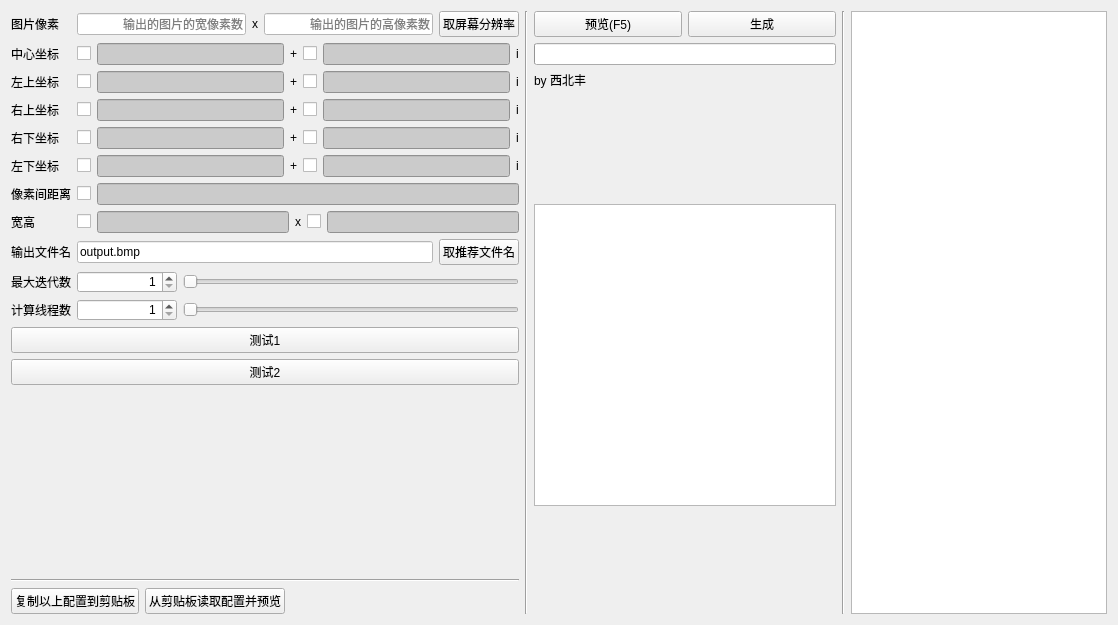
<?xml version="1.0" encoding="UTF-8"?>
<ui version="4.0">
 <class>MainWindow</class>
 <widget class="QMainWindow" name="MainWindow">
  <property name="geometry">
   <rect>
    <x>0</x>
    <y>0</y>
    <width>1118</width>
    <height>625</height>
   </rect>
  </property>
  <property name="sizeIncrement">
   <size>
    <width>100</width>
    <height>100</height>
   </size>
  </property>
  <property name="windowTitle">
   <string>Mandelbrot集浏览器</string>
  </property>
  <property name="styleSheet">
   <string notr="true">QLineEdit:read-only {
	background-color: rgb(203, 203, 203);
}

QLineEdit:editable {
	background-color: rgb(255, 255, 255);
}
</string>
  </property>
  <widget class="QWidget" name="centralWidget">
   <layout class="QHBoxLayout" name="horizontalLayout_27">
    <item>
     <layout class="QVBoxLayout" name="verticalLayout_4">
      <item>
       <layout class="QFormLayout" name="formLayout">
        <item row="0" column="0">
         <widget class="QLabel" name="pixelLabel_2">
          <property name="text">
           <string>图片像素</string>
          </property>
         </widget>
        </item>
        <item row="0" column="1">
         <layout class="QHBoxLayout" name="horizontalLayout_21">
          <item>
           <layout class="QHBoxLayout" name="horizontalLayout_20">
            <item>
             <widget class="QLineEdit" name="widthPixelLineEdit">
              <property name="minimumSize">
               <size>
                <width>0</width>
                <height>20</height>
               </size>
              </property>
              <property name="alignment">
               <set>Qt::AlignRight|Qt::AlignTrailing|Qt::AlignVCenter</set>
              </property>
              <property name="placeholderText">
               <string>输出的图片的宽像素数</string>
              </property>
             </widget>
            </item>
            <item>
             <widget class="QLabel" name="plusLabel_6">
              <property name="text">
               <string>x</string>
              </property>
              <property name="alignment">
               <set>Qt::AlignCenter</set>
              </property>
             </widget>
            </item>
            <item>
             <widget class="QLineEdit" name="heightPixelLineEdit">
              <property name="minimumSize">
               <size>
                <width>0</width>
                <height>20</height>
               </size>
              </property>
              <property name="alignment">
               <set>Qt::AlignRight|Qt::AlignTrailing|Qt::AlignVCenter</set>
              </property>
              <property name="placeholderText">
               <string>输出的图片的高像素数</string>
              </property>
             </widget>
            </item>
           </layout>
          </item>
          <item>
           <widget class="QPushButton" name="getScreenSizePushButton">
            <property name="text">
             <string>取屏幕分辨率</string>
            </property>
           </widget>
          </item>
         </layout>
        </item>
        <item row="1" column="0">
         <widget class="QLabel" name="centerLabel">
          <property name="text">
           <string>中心坐标</string>
          </property>
         </widget>
        </item>
        <item row="1" column="1">
         <layout class="QHBoxLayout" name="horizontalLayout_4">
          <item>
           <layout class="QHBoxLayout" name="horizontalLayout">
            <item>
             <widget class="QCheckBox" name="centerRealCheckBox">
              <property name="text">
               <string/>
              </property>
             </widget>
            </item>
            <item>
             <widget class="QLineEdit" name="centerRealLineEdit">
              <property name="minimumSize">
               <size>
                <width>100</width>
                <height>20</height>
               </size>
              </property>
              <property name="alignment">
               <set>Qt::AlignRight|Qt::AlignTrailing|Qt::AlignVCenter</set>
              </property>
              <property name="readOnly">
               <bool>true</bool>
              </property>
             </widget>
            </item>
           </layout>
          </item>
          <item>
           <widget class="QLabel" name="plusLabel_1">
            <property name="text">
             <string>+</string>
            </property>
            <property name="alignment">
             <set>Qt::AlignCenter</set>
            </property>
           </widget>
          </item>
          <item>
           <layout class="QHBoxLayout" name="horizontalLayout_2">
            <item>
             <widget class="QCheckBox" name="centerImagCheckBox">
              <property name="text">
               <string/>
              </property>
             </widget>
            </item>
            <item>
             <widget class="QLineEdit" name="centerImagLineEdit">
              <property name="minimumSize">
               <size>
                <width>100</width>
                <height>20</height>
               </size>
              </property>
              <property name="alignment">
               <set>Qt::AlignRight|Qt::AlignTrailing|Qt::AlignVCenter</set>
              </property>
              <property name="readOnly">
               <bool>true</bool>
              </property>
             </widget>
            </item>
           </layout>
          </item>
          <item>
           <widget class="QLabel" name="iLabel_1">
            <property name="text">
             <string>i</string>
            </property>
            <property name="alignment">
             <set>Qt::AlignCenter</set>
            </property>
           </widget>
          </item>
         </layout>
        </item>
        <item row="2" column="0">
         <widget class="QLabel" name="LULabel">
          <property name="text">
           <string>左上坐标</string>
          </property>
         </widget>
        </item>
        <item row="2" column="1">
         <layout class="QHBoxLayout" name="horizontalLayout_5">
          <item>
           <layout class="QHBoxLayout" name="horizontalLayout_6">
            <item>
             <widget class="QCheckBox" name="LURealCheckBox">
              <property name="text">
               <string/>
              </property>
             </widget>
            </item>
            <item>
             <widget class="QLineEdit" name="LURealLineEdit">
              <property name="minimumSize">
               <size>
                <width>0</width>
                <height>20</height>
               </size>
              </property>
              <property name="alignment">
               <set>Qt::AlignRight|Qt::AlignTrailing|Qt::AlignVCenter</set>
              </property>
              <property name="readOnly">
               <bool>true</bool>
              </property>
             </widget>
            </item>
           </layout>
          </item>
          <item>
           <widget class="QLabel" name="plusLabel_2">
            <property name="text">
             <string>+</string>
            </property>
            <property name="alignment">
             <set>Qt::AlignCenter</set>
            </property>
           </widget>
          </item>
          <item>
           <layout class="QHBoxLayout" name="horizontalLayout_7">
            <item>
             <widget class="QCheckBox" name="LUImagCheckBox">
              <property name="text">
               <string/>
              </property>
             </widget>
            </item>
            <item>
             <widget class="QLineEdit" name="LUImagLineEdit">
              <property name="minimumSize">
               <size>
                <width>0</width>
                <height>20</height>
               </size>
              </property>
              <property name="alignment">
               <set>Qt::AlignRight|Qt::AlignTrailing|Qt::AlignVCenter</set>
              </property>
              <property name="readOnly">
               <bool>true</bool>
              </property>
             </widget>
            </item>
           </layout>
          </item>
          <item>
           <widget class="QLabel" name="iLabel_2">
            <property name="text">
             <string>i</string>
            </property>
            <property name="alignment">
             <set>Qt::AlignCenter</set>
            </property>
           </widget>
          </item>
         </layout>
        </item>
        <item row="3" column="0">
         <widget class="QLabel" name="RULabel">
          <property name="text">
           <string>右上坐标</string>
          </property>
         </widget>
        </item>
        <item row="3" column="1">
         <layout class="QHBoxLayout" name="horizontalLayout_8">
          <item>
           <layout class="QHBoxLayout" name="horizontalLayout_9">
            <item>
             <widget class="QCheckBox" name="RURealCheckBox">
              <property name="text">
               <string/>
              </property>
             </widget>
            </item>
            <item>
             <widget class="QLineEdit" name="RURealLineEdit">
              <property name="minimumSize">
               <size>
                <width>0</width>
                <height>20</height>
               </size>
              </property>
              <property name="alignment">
               <set>Qt::AlignRight|Qt::AlignTrailing|Qt::AlignVCenter</set>
              </property>
              <property name="readOnly">
               <bool>true</bool>
              </property>
             </widget>
            </item>
           </layout>
          </item>
          <item>
           <widget class="QLabel" name="plusLabel_3">
            <property name="text">
             <string>+</string>
            </property>
            <property name="alignment">
             <set>Qt::AlignCenter</set>
            </property>
           </widget>
          </item>
          <item>
           <layout class="QHBoxLayout" name="horizontalLayout_10">
            <item>
             <widget class="QCheckBox" name="RUImagCheckBox">
              <property name="text">
               <string/>
              </property>
             </widget>
            </item>
            <item>
             <widget class="QLineEdit" name="RUImagLineEdit">
              <property name="minimumSize">
               <size>
                <width>0</width>
                <height>20</height>
               </size>
              </property>
              <property name="alignment">
               <set>Qt::AlignRight|Qt::AlignTrailing|Qt::AlignVCenter</set>
              </property>
              <property name="readOnly">
               <bool>true</bool>
              </property>
             </widget>
            </item>
           </layout>
          </item>
          <item>
           <widget class="QLabel" name="iLabel_3">
            <property name="text">
             <string>i</string>
            </property>
            <property name="alignment">
             <set>Qt::AlignCenter</set>
            </property>
           </widget>
          </item>
         </layout>
        </item>
        <item row="4" column="0">
         <widget class="QLabel" name="RDLabel">
          <property name="text">
           <string>右下坐标</string>
          </property>
         </widget>
        </item>
        <item row="4" column="1">
         <layout class="QHBoxLayout" name="horizontalLayout_11">
          <item>
           <layout class="QHBoxLayout" name="horizontalLayout_12">
            <item>
             <widget class="QCheckBox" name="RDRealCheckBox">
              <property name="text">
               <string/>
              </property>
             </widget>
            </item>
            <item>
             <widget class="QLineEdit" name="RDRealLineEdit">
              <property name="minimumSize">
               <size>
                <width>0</width>
                <height>20</height>
               </size>
              </property>
              <property name="alignment">
               <set>Qt::AlignRight|Qt::AlignTrailing|Qt::AlignVCenter</set>
              </property>
              <property name="readOnly">
               <bool>true</bool>
              </property>
             </widget>
            </item>
           </layout>
          </item>
          <item>
           <widget class="QLabel" name="plusLabel_4">
            <property name="text">
             <string>+</string>
            </property>
            <property name="alignment">
             <set>Qt::AlignCenter</set>
            </property>
           </widget>
          </item>
          <item>
           <layout class="QHBoxLayout" name="horizontalLayout_13">
            <item>
             <widget class="QCheckBox" name="RDImagCheckBox">
              <property name="text">
               <string/>
              </property>
             </widget>
            </item>
            <item>
             <widget class="QLineEdit" name="RDImagLineEdit">
              <property name="minimumSize">
               <size>
                <width>0</width>
                <height>20</height>
               </size>
              </property>
              <property name="alignment">
               <set>Qt::AlignRight|Qt::AlignTrailing|Qt::AlignVCenter</set>
              </property>
              <property name="readOnly">
               <bool>true</bool>
              </property>
             </widget>
            </item>
           </layout>
          </item>
          <item>
           <widget class="QLabel" name="iLabel_4">
            <property name="text">
             <string>i</string>
            </property>
            <property name="alignment">
             <set>Qt::AlignCenter</set>
            </property>
           </widget>
          </item>
         </layout>
        </item>
        <item row="5" column="0">
         <widget class="QLabel" name="LDLabel">
          <property name="text">
           <string>左下坐标</string>
          </property>
         </widget>
        </item>
        <item row="5" column="1">
         <layout class="QHBoxLayout" name="horizontalLayout_14">
          <item>
           <layout class="QHBoxLayout" name="horizontalLayout_15">
            <item>
             <widget class="QCheckBox" name="LDRealCheckBox">
              <property name="text">
               <string/>
              </property>
             </widget>
            </item>
            <item>
             <widget class="QLineEdit" name="LDRealLineEdit">
              <property name="minimumSize">
               <size>
                <width>0</width>
                <height>20</height>
               </size>
              </property>
              <property name="alignment">
               <set>Qt::AlignRight|Qt::AlignTrailing|Qt::AlignVCenter</set>
              </property>
              <property name="readOnly">
               <bool>true</bool>
              </property>
             </widget>
            </item>
           </layout>
          </item>
          <item>
           <widget class="QLabel" name="plusLabel_5">
            <property name="text">
             <string>+</string>
            </property>
            <property name="alignment">
             <set>Qt::AlignCenter</set>
            </property>
           </widget>
          </item>
          <item>
           <layout class="QHBoxLayout" name="horizontalLayout_16">
            <item>
             <widget class="QCheckBox" name="LDImagCheckBox">
              <property name="text">
               <string/>
              </property>
             </widget>
            </item>
            <item>
             <widget class="QLineEdit" name="LDImagLineEdit">
              <property name="minimumSize">
               <size>
                <width>0</width>
                <height>20</height>
               </size>
              </property>
              <property name="alignment">
               <set>Qt::AlignRight|Qt::AlignTrailing|Qt::AlignVCenter</set>
              </property>
              <property name="readOnly">
               <bool>true</bool>
              </property>
             </widget>
            </item>
           </layout>
          </item>
          <item>
           <widget class="QLabel" name="iLabel_5">
            <property name="text">
             <string>i</string>
            </property>
            <property name="alignment">
             <set>Qt::AlignCenter</set>
            </property>
           </widget>
          </item>
         </layout>
        </item>
        <item row="6" column="0">
         <widget class="QLabel" name="pixelLabel">
          <property name="text">
           <string>像素间距离</string>
          </property>
         </widget>
        </item>
        <item row="6" column="1">
         <layout class="QHBoxLayout" name="horizontalLayout_3">
          <item>
           <widget class="QCheckBox" name="pixelCheckBox">
            <property name="text">
             <string/>
            </property>
            <property name="checked">
             <bool>false</bool>
            </property>
           </widget>
          </item>
          <item>
           <widget class="QLineEdit" name="pixelLineEdit">
            <property name="minimumSize">
             <size>
              <width>0</width>
              <height>20</height>
             </size>
            </property>
            <property name="alignment">
             <set>Qt::AlignRight|Qt::AlignTrailing|Qt::AlignVCenter</set>
            </property>
            <property name="readOnly">
             <bool>true</bool>
            </property>
           </widget>
          </item>
         </layout>
        </item>
        <item row="7" column="0">
         <widget class="QLabel" name="WHLabel">
          <property name="text">
           <string>宽高</string>
          </property>
         </widget>
        </item>
        <item row="7" column="1">
         <layout class="QHBoxLayout" name="horizontalLayout_22">
          <item>
           <layout class="QHBoxLayout" name="horizontalLayout_17">
            <item>
             <widget class="QCheckBox" name="widthCheckBox">
              <property name="text">
               <string/>
              </property>
             </widget>
            </item>
            <item>
             <widget class="QLineEdit" name="widthLineEdit">
              <property name="minimumSize">
               <size>
                <width>0</width>
                <height>20</height>
               </size>
              </property>
              <property name="alignment">
               <set>Qt::AlignRight|Qt::AlignTrailing|Qt::AlignVCenter</set>
              </property>
              <property name="readOnly">
               <bool>true</bool>
              </property>
             </widget>
            </item>
           </layout>
          </item>
          <item>
           <widget class="QLabel" name="plusLabel_7">
            <property name="text">
             <string>x</string>
            </property>
            <property name="alignment">
             <set>Qt::AlignCenter</set>
            </property>
           </widget>
          </item>
          <item>
           <layout class="QHBoxLayout" name="horizontalLayout_18">
            <item>
             <widget class="QCheckBox" name="heightCheckBox">
              <property name="text">
               <string/>
              </property>
             </widget>
            </item>
            <item>
             <widget class="QLineEdit" name="heightLineEdit">
              <property name="minimumSize">
               <size>
                <width>0</width>
                <height>20</height>
               </size>
              </property>
              <property name="alignment">
               <set>Qt::AlignRight|Qt::AlignTrailing|Qt::AlignVCenter</set>
              </property>
              <property name="readOnly">
               <bool>true</bool>
              </property>
             </widget>
            </item>
           </layout>
          </item>
         </layout>
        </item>
        <item row="8" column="0">
         <widget class="QLabel" name="filenameLabel">
          <property name="text">
           <string>输出文件名</string>
          </property>
         </widget>
        </item>
        <item row="8" column="1">
         <layout class="QHBoxLayout" name="horizontalLayout_25">
          <item>
           <widget class="QLineEdit" name="filenameLineEdit">
            <property name="minimumSize">
             <size>
              <width>0</width>
              <height>20</height>
             </size>
            </property>
            <property name="text">
             <string>output.bmp</string>
            </property>
           </widget>
          </item>
          <item>
           <widget class="QPushButton" name="getNiceFilenamePushButton">
            <property name="text">
             <string>取推荐文件名</string>
            </property>
           </widget>
          </item>
         </layout>
        </item>
        <item row="9" column="0">
         <widget class="QLabel" name="timesLabel">
          <property name="text">
           <string>最大迭代数</string>
          </property>
         </widget>
        </item>
        <item row="9" column="1">
         <layout class="QHBoxLayout" name="horizontalLayout_23">
          <item>
           <widget class="QSpinBox" name="timesSpinBox">
            <property name="minimumSize">
             <size>
              <width>100</width>
              <height>0</height>
             </size>
            </property>
            <property name="alignment">
             <set>Qt::AlignRight|Qt::AlignTrailing|Qt::AlignVCenter</set>
            </property>
            <property name="minimum">
             <number>1</number>
            </property>
            <property name="maximum">
             <number>2147483647</number>
            </property>
            <property name="value">
             <number>1</number>
            </property>
           </widget>
          </item>
          <item>
           <widget class="QSlider" name="timespowerSlider">
            <property name="minimum">
             <number>1</number>
            </property>
            <property name="maximum">
             <number>20</number>
            </property>
            <property name="orientation">
             <enum>Qt::Horizontal</enum>
            </property>
           </widget>
          </item>
         </layout>
        </item>
        <item row="10" column="0">
         <widget class="QLabel" name="threadTotalLabel">
          <property name="text">
           <string>计算线程数</string>
          </property>
         </widget>
        </item>
        <item row="10" column="1">
         <layout class="QHBoxLayout" name="horizontalLayout_24">
          <item>
           <widget class="QSpinBox" name="threadTotalSpinBox">
            <property name="minimumSize">
             <size>
              <width>100</width>
              <height>0</height>
             </size>
            </property>
            <property name="alignment">
             <set>Qt::AlignRight|Qt::AlignTrailing|Qt::AlignVCenter</set>
            </property>
            <property name="minimum">
             <number>1</number>
            </property>
            <property name="maximum">
             <number>16</number>
            </property>
            <property name="value">
             <number>1</number>
            </property>
           </widget>
          </item>
          <item>
           <widget class="QSlider" name="threadTotalSlider">
            <property name="minimum">
             <number>1</number>
            </property>
            <property name="maximum">
             <number>8</number>
            </property>
            <property name="orientation">
             <enum>Qt::Horizontal</enum>
            </property>
           </widget>
          </item>
         </layout>
        </item>
       </layout>
      </item>
      <item>
       <widget class="QPushButton" name="test1PushButton">
        <property name="text">
         <string>测试1</string>
        </property>
       </widget>
      </item>
      <item>
       <widget class="QPushButton" name="test2PushButton">
        <property name="text">
         <string>测试2</string>
        </property>
       </widget>
      </item>
      <item>
       <layout class="QVBoxLayout" name="verticalLayout_5">
        <item>
         <spacer name="verticalSpacer_3">
          <property name="orientation">
           <enum>Qt::Vertical</enum>
          </property>
          <property name="sizeHint" stdset="0">
           <size>
            <width>20</width>
            <height>40</height>
           </size>
          </property>
         </spacer>
        </item>
        <item>
         <widget class="Line" name="line_2">
          <property name="orientation">
           <enum>Qt::Horizontal</enum>
          </property>
         </widget>
        </item>
        <item>
         <layout class="QHBoxLayout" name="horizontalLayout_26">
          <item>
           <widget class="QPushButton" name="copyConfigPushButton">
            <property name="text">
             <string>复制以上配置到剪贴板</string>
            </property>
           </widget>
          </item>
          <item>
           <widget class="QPushButton" name="pasteConfigPushButton">
            <property name="text">
             <string>从剪贴板读取配置并预览</string>
            </property>
           </widget>
          </item>
          <item>
           <spacer name="horizontalSpacer">
            <property name="orientation">
             <enum>Qt::Horizontal</enum>
            </property>
            <property name="sizeHint" stdset="0">
             <size>
              <width>40</width>
              <height>20</height>
             </size>
            </property>
           </spacer>
          </item>
         </layout>
        </item>
       </layout>
      </item>
     </layout>
    </item>
    <item>
     <widget class="Line" name="line">
      <property name="orientation">
       <enum>Qt::Vertical</enum>
      </property>
     </widget>
    </item>
    <item>
     <layout class="QVBoxLayout" name="verticalLayout_3">
      <item>
       <layout class="QVBoxLayout" name="verticalLayout">
        <item>
         <layout class="QHBoxLayout" name="horizontalLayout_19">
          <item>
           <widget class="QPushButton" name="viewButton">
            <property name="text">
             <string>预览(F5)</string>
            </property>
            <property name="shortcut">
             <string>F5</string>
            </property>
           </widget>
          </item>
          <item>
           <widget class="QPushButton" name="generateButton">
            <property name="text">
             <string>生成</string>
            </property>
           </widget>
          </item>
         </layout>
        </item>
        <item>
         <widget class="QProgressBar" name="progressBar">
          <property name="sizePolicy">
           <sizepolicy hsizetype="Preferred" vsizetype="Fixed">
            <horstretch>0</horstretch>
            <verstretch>0</verstretch>
           </sizepolicy>
          </property>
          <property name="value">
           <number>0</number>
          </property>
          <property name="textVisible">
           <bool>false</bool>
          </property>
         </widget>
        </item>
        <item>
         <widget class="QLabel" name="noticeLabel">
          <property name="maximumSize">
           <size>
            <width>300</width>
            <height>16777215</height>
           </size>
          </property>
          <property name="text">
           <string>by 西北丰</string>
          </property>
          <property name="wordWrap">
           <bool>true</bool>
          </property>
         </widget>
        </item>
       </layout>
      </item>
      <item>
       <layout class="QVBoxLayout" name="verticalLayout_2">
        <item>
         <spacer name="verticalSpacer">
          <property name="orientation">
           <enum>Qt::Vertical</enum>
          </property>
          <property name="sizeHint" stdset="0">
           <size>
            <width>20</width>
            <height>40</height>
           </size>
          </property>
         </spacer>
        </item>
        <item>
         <widget class="QGraphicsView" name="graphicsView">
          <property name="sizePolicy">
           <sizepolicy hsizetype="Expanding" vsizetype="Expanding">
            <horstretch>0</horstretch>
            <verstretch>0</verstretch>
           </sizepolicy>
          </property>
          <property name="minimumSize">
           <size>
            <width>302</width>
            <height>302</height>
           </size>
          </property>
          <property name="maximumSize">
           <size>
            <width>302</width>
            <height>302</height>
           </size>
          </property>
         </widget>
        </item>
        <item>
         <spacer name="verticalSpacer_2">
          <property name="orientation">
           <enum>Qt::Vertical</enum>
          </property>
          <property name="sizeHint" stdset="0">
           <size>
            <width>20</width>
            <height>40</height>
           </size>
          </property>
         </spacer>
        </item>
       </layout>
      </item>
     </layout>
    </item>
    <item>
     <widget class="Line" name="line_3">
      <property name="orientation">
       <enum>Qt::Vertical</enum>
      </property>
     </widget>
    </item>
    <item>
     <widget class="QListView" name="listView">
      <property name="sizePolicy">
       <sizepolicy hsizetype="Minimum" vsizetype="Expanding">
        <horstretch>0</horstretch>
        <verstretch>0</verstretch>
       </sizepolicy>
      </property>
      <property name="editTriggers">
       <set>QAbstractItemView::NoEditTriggers</set>
      </property>
     </widget>
    </item>
   </layout>
  </widget>
 </widget>
 <layoutdefault spacing="6" margin="11"/>
 <resources/>
 <connections/>
</ui>
